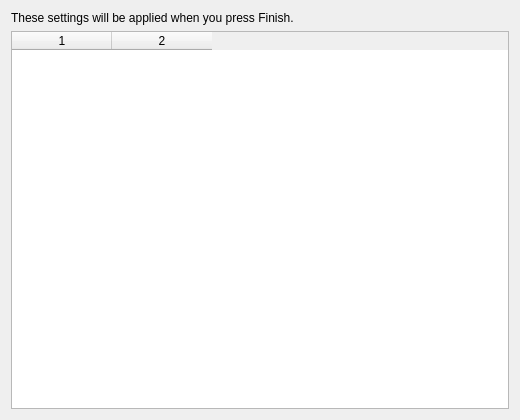
<?xml version="1.0" encoding="UTF-8"?>
<ui version="4.0">
 <class>UISetupSummaryPage</class>
 <widget class="QWizardPage" name="UISetupSummaryPage">
  <property name="geometry">
   <rect><x>0</x><y>0</y><width>520</width><height>420</height></rect>
  </property>
  <layout class="QVBoxLayout" name="verticalLayout">
   <item>
    <widget class="QLabel" name="lIntro">
     <property name="text"><string>These settings will be applied when you press Finish.</string></property>
     <property name="wordWrap"><bool>true</bool></property>
    </widget>
   </item>
   <item>
    <widget class="QTableWidget" name="twSummary">
     <property name="columnCount"><number>2</number></property>
     <property name="selectionMode"><enum>QAbstractItemView::SelectionMode::NoSelection</enum></property>
     <property name="editTriggers"><set>QAbstractItemView::EditTrigger::NoEditTriggers</set></property>
    </widget>
   </item>
  </layout>
 </widget>
 <resources/>
 <connections/>
</ui>
